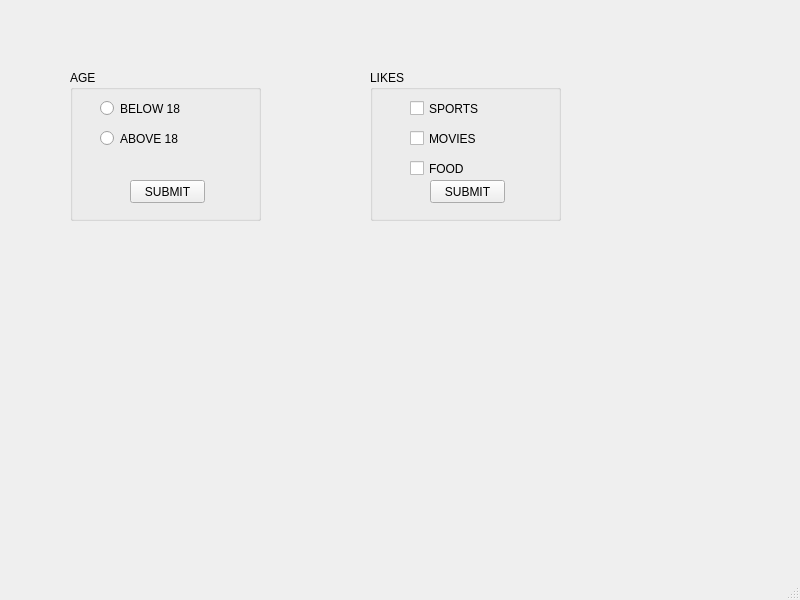
<?xml version="1.0" encoding="UTF-8"?>
<ui version="4.0">
 <class>MainWindow</class>
 <widget class="QMainWindow" name="MainWindow">
  <property name="geometry">
   <rect>
    <x>0</x>
    <y>0</y>
    <width>800</width>
    <height>600</height>
   </rect>
  </property>
  <property name="windowTitle">
   <string>MainWindow</string>
  </property>
  <widget class="QWidget" name="centralwidget">
   <widget class="QGroupBox" name="groupBox">
    <property name="geometry">
     <rect>
      <x>70</x>
      <y>70</y>
      <width>191</width>
      <height>151</height>
     </rect>
    </property>
    <property name="title">
     <string>AGE</string>
    </property>
    <widget class="QRadioButton" name="radioButton">
     <property name="geometry">
      <rect>
       <x>30</x>
       <y>30</y>
       <width>82</width>
       <height>17</height>
      </rect>
     </property>
     <property name="text">
      <string>BELOW 18</string>
     </property>
    </widget>
    <widget class="QRadioButton" name="radioButton_2">
     <property name="geometry">
      <rect>
       <x>30</x>
       <y>60</y>
       <width>82</width>
       <height>17</height>
      </rect>
     </property>
     <property name="text">
      <string>ABOVE 18</string>
     </property>
    </widget>
    <widget class="QPushButton" name="pushButton">
     <property name="geometry">
      <rect>
       <x>60</x>
       <y>110</y>
       <width>75</width>
       <height>23</height>
      </rect>
     </property>
     <property name="text">
      <string>SUBMIT</string>
     </property>
    </widget>
   </widget>
   <widget class="QGroupBox" name="groupBox_2">
    <property name="geometry">
     <rect>
      <x>370</x>
      <y>70</y>
      <width>191</width>
      <height>151</height>
     </rect>
    </property>
    <property name="title">
     <string>LIKES</string>
    </property>
    <widget class="QCheckBox" name="checkBox">
     <property name="geometry">
      <rect>
       <x>40</x>
       <y>30</y>
       <width>70</width>
       <height>17</height>
      </rect>
     </property>
     <property name="text">
      <string>SPORTS</string>
     </property>
    </widget>
    <widget class="QCheckBox" name="checkBox_2">
     <property name="geometry">
      <rect>
       <x>40</x>
       <y>60</y>
       <width>70</width>
       <height>17</height>
      </rect>
     </property>
     <property name="text">
      <string>MOVIES</string>
     </property>
    </widget>
    <widget class="QCheckBox" name="checkBox_3">
     <property name="geometry">
      <rect>
       <x>40</x>
       <y>90</y>
       <width>70</width>
       <height>17</height>
      </rect>
     </property>
     <property name="text">
      <string>FOOD</string>
     </property>
    </widget>
    <widget class="QPushButton" name="pushButton_2">
     <property name="geometry">
      <rect>
       <x>60</x>
       <y>110</y>
       <width>75</width>
       <height>23</height>
      </rect>
     </property>
     <property name="text">
      <string>SUBMIT</string>
     </property>
    </widget>
   </widget>
  </widget>
  <widget class="QMenuBar" name="menubar">
   <property name="geometry">
    <rect>
     <x>0</x>
     <y>0</y>
     <width>800</width>
     <height>21</height>
    </rect>
   </property>
  </widget>
  <widget class="QStatusBar" name="statusbar"/>
 </widget>
 <resources/>
 <connections/>
</ui>
